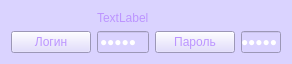
<?xml version="1.0" encoding="UTF-8"?>
<ui version="4.0">
 <class>CridentialWidget</class>
 <widget class="QWidget" name="CridentialWidget">
  <property name="geometry">
   <rect>
    <x>0</x>
    <y>0</y>
    <width>292</width>
    <height>57</height>
   </rect>
  </property>
  <property name="windowTitle">
   <string>Form</string>
  </property>
  <property name="styleSheet">
   <string notr="true">background-color: rgb(218, 211, 255);
</string>
  </property>
  <layout class="QGridLayout" name="gridLayout">
   <item row="2" column="3">
    <widget class="QLineEdit" name="edtPassword">
     <property name="styleSheet">
      <string notr="true">color: rgb(255, 255, 255);</string>
     </property>
     <property name="text">
      <string>12345</string>
     </property>
     <property name="echoMode">
      <enum>QLineEdit::Password</enum>
     </property>
     <property name="readOnly">
      <bool>true</bool>
     </property>
    </widget>
   </item>
   <item row="2" column="1">
    <widget class="QLineEdit" name="edtLogin">
     <property name="styleSheet">
      <string notr="true">color: rgb(255, 255, 255);</string>
     </property>
     <property name="text">
      <string>12345</string>
     </property>
     <property name="echoMode">
      <enum>QLineEdit::Password</enum>
     </property>
     <property name="readOnly">
      <bool>true</bool>
     </property>
    </widget>
   </item>
   <item row="2" column="0">
    <widget class="QPushButton" name="btnLoginCopy">
     <property name="styleSheet">
      <string notr="true">color: rgb(188, 149, 255);</string>
     </property>
     <property name="text">
      <string>Логин</string>
     </property>
    </widget>
   </item>
   <item row="0" column="1">
    <widget class="QLabel" name="Site">
     <property name="styleSheet">
      <string notr="true">color: rgb(188, 149, 255);
font: 700 9pt &quot;Segoe UI&quot;;</string>
     </property>
     <property name="text">
      <string>TextLabel</string>
     </property>
    </widget>
   </item>
   <item row="2" column="2">
    <widget class="QPushButton" name="btnPassCopy">
     <property name="styleSheet">
      <string notr="true">color: rgb(188, 149, 255);</string>
     </property>
     <property name="text">
      <string>Пароль</string>
     </property>
    </widget>
   </item>
  </layout>
 </widget>
 <resources/>
 <connections/>
</ui>
